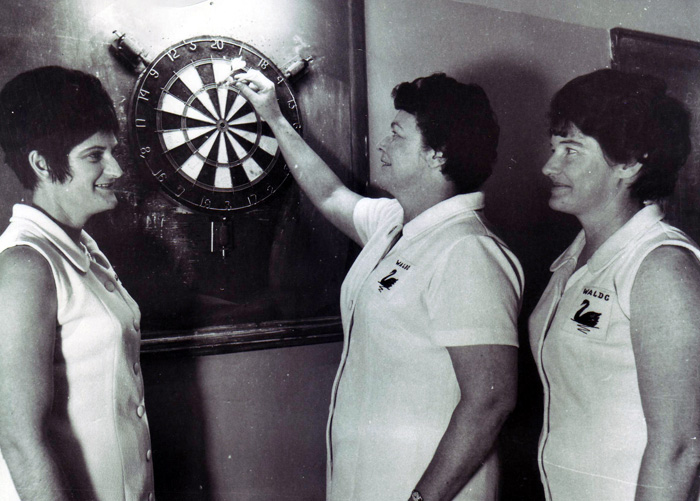
//> input picture compV/CW1/Sub3/dart15.jpg, 700 x 501 px
$ ./houghline   (built with g++ and OpenCV 4)
//> lines starting //> are read from the running program, lines starting //| are printed output that depends on the picture; after the words box and inside, x2 and y2 are one past the last pixel; in counts of white or black regions, pixels touching at a corner belong together
//> further down, input is the input picture: 501 rows x 700 cols, CV_8UC3; mean B, G, R 110.7, 107, 108.2
#include <stdio.h>
#include "opencv2/objdetect/objdetect.hpp"
#include "opencv2/opencv.hpp"
#include "opencv2/core/core.hpp"
#include "opencv2/highgui/highgui.hpp"
#include "opencv2/imgproc/imgproc.hpp"
#include <iostream>
#include <stdio.h>
using namespace cv;

String cascade_name = "cascade.xml";
CascadeClassifier cascade;

Mat sobel (Mat input) {

  Mat dx(input.rows, input.cols, CV_32FC1, Scalar(0));
  Mat dy(input.rows, input.cols, CV_32FC1, Scalar(0));
  Mat magnitude(input.rows, input.cols, CV_32FC1, Scalar(0));
  Mat direction(input.rows, input.cols, CV_32FC1, Scalar(0));

  Mat kernelx = (Mat_<int>(3,3) << -1,0,1,-2,0,2,-1,0,1);
  Mat kernely = kernelx.t();

  for (int x = 1; x < input.rows - 1; x++) {
    for (int y = 1; y < input.cols - 1; y++) {

      float pixelx = 0;
      float pixely = 0;

      for (int i = -1; i < 2; i++) {
        for (int j = -1; j < 2; j++) {

          pixelx += input.at<uchar>(x+i, y+j) * kernelx.at<int>(i+1, j+1);
          pixely += input.at<uchar>(x+i, y+j) * kernely.at<int>(i+1, j+1);

        }
      }

      dx.at<float>(x,y) = pixelx;
      dy.at<float>(x,y) = pixely;
      magnitude.at<float>(x, y) = sqrt((pixelx * pixelx) + (pixely * pixely));
      direction.at<float>(x, y) = atan2(pixely,pixelx);
    }
  }
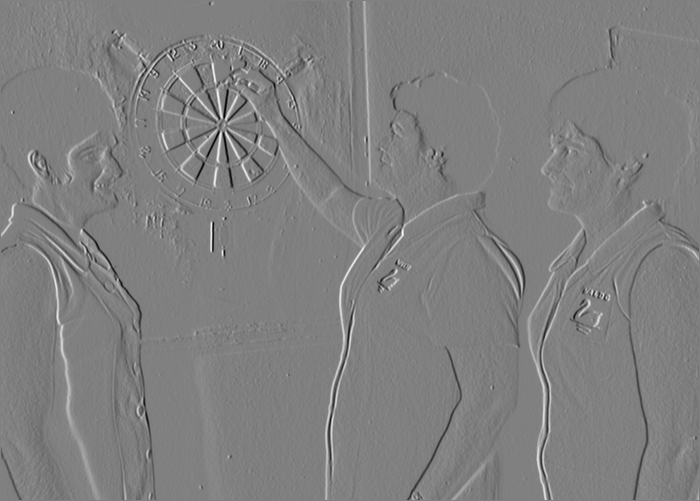
//> dx: 501 rows x 700 cols, CV_32FC1; min -838, max 828, mean -0.6; drawn with min black and max white
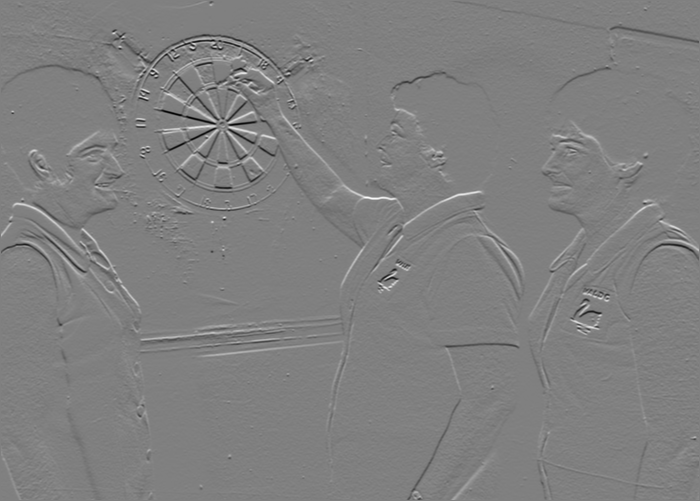
//> dy: 501 rows x 700 cols, CV_32FC1; min -909, max 899, mean -0.9; drawn with min black and max white
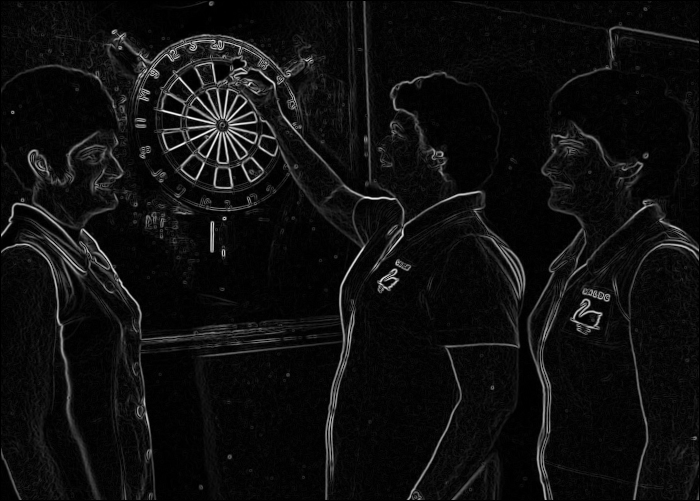
//> magnitude: 501 rows x 700 cols, CV_32FC1; min 0, max 930.5, mean 55.1; drawn with min black and max white
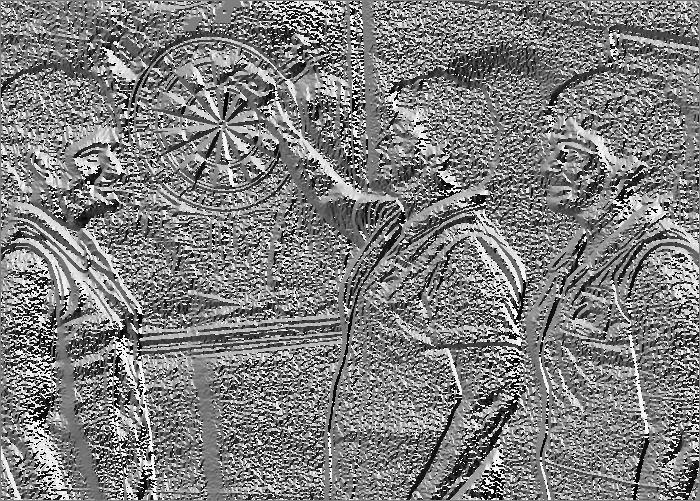
//> direction: 501 rows x 700 cols, CV_32FC1; min -3.14, max 3.14, mean -0.0129; drawn with min black and max white

  normalize(dx, dx, 0, 255, NORM_MINMAX);
  normalize(dy, dy, 0, 255, NORM_MINMAX);
  normalize(magnitude, magnitude, 0, 255, NORM_MINMAX);

  imwrite("dx.jpg", dx);
  imwrite("dy.jpg", dy);
  imwrite("magnitude.jpg", magnitude);

  return direction;
}

void threshold(Mat input, int val) {
//> called with val = 30

  Mat output(input.rows, input.cols, CV_8UC1, Scalar(0));

  for (int i = 0; i < input.rows; i++) {
    for (int j = 0; j < input.cols; j++) {

      if (input.at<uchar>(i, j) > val) {
        output.at<uchar>(i, j) = 255;
      }
      else {
        output.at<uchar>(i, j) = 0;
      }
    }
  }
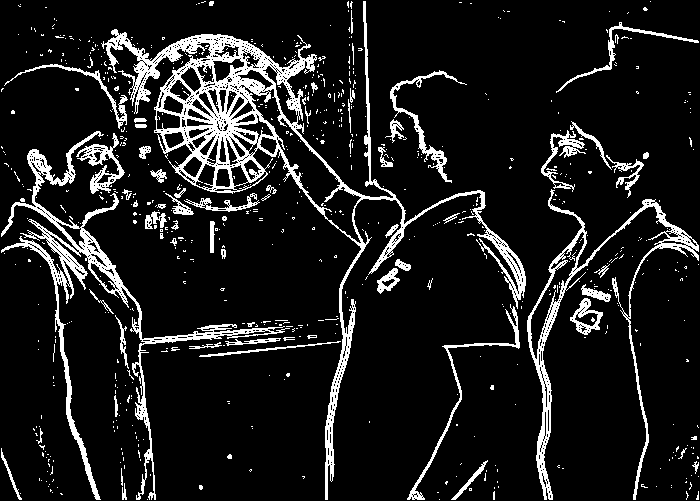
//> output: 501 rows x 700 cols, CV_8UC1; 11.1% white; 696 white regions (629 under 20 px), largest, box (x1, y1, x2, y2) and area: (101, 1, 526, 500) 15611, (1, 131, 290, 500) 7022, (527, 189, 699, 500) 4405
  imwrite("threshold.jpg", output);
}

// [57 lines left out: functions malloc2dArray, houghline, not called in this run]

int ***malloc3dArray(int dim1, int dim2, int dim3) {
//> called with dim1 = 501, dim2 = 700, dim3 = 90
  int i, j, k;
  int ***array = (int ***) malloc(dim1 * sizeof(int **));
  for (i = 0; i < dim1; i++) {
    array[i] = (int **) malloc(dim2 * sizeof(int *));
	  for (j = 0; j < dim2; j++) {
  	   array[i][j] = (int *) malloc(dim3 * sizeof(int));
	  }
  }
  return array;
}

vector<Rect> hough(Mat threshold, Mat direction, int radius) {
  Mat output(threshold.rows, threshold.cols, CV_32FC1, Scalar(0));
  int ***accumulator = malloc3dArray(threshold.rows,threshold.cols,radius);
  for (int i = 0; i < threshold.rows; i++) {
    for (int j = 0; j < threshold.cols; j++) {
      for (int r = 0; r < radius; r++) {
        accumulator[i][j][r] = 0;
      }
    }
  }

  for (int x = 0; x < threshold.rows; x++) {
    for (int y = 0; y < threshold.cols; y++) {
      if (threshold.at<uchar>(x, y) == 255) {
        for (int r = 5; r <= radius; r++) {

          int xo = x + r * sin(direction.at<float>(x, y));
          int yo = y + r * cos(direction.at<float>(x, y));

          if (xo >= 0 && yo >= 0 && xo < threshold.rows && yo < threshold.cols) {
            output.at<float>(xo, yo) += 1;
            accumulator[xo][yo][r] += 1;
          }

          int xon = x - r * sin(direction.at<float>(x, y));
          int yon = y - r * cos(direction.at<float>(x, y));

          if (xon >= 0 && yon >= 0 && xon < threshold.rows && yon < threshold.cols) {
            output.at<float>(xon, yon) += 1;
            accumulator[xon][yon][r] += 1;
          }
        }
      }
    }
  }
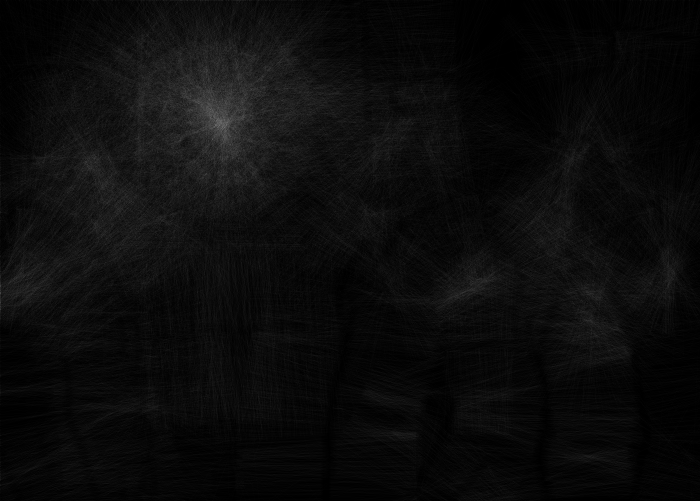
//> output: 501 rows x 700 cols, CV_32FC1; min 0, max 110, mean 11.5

  normalize(output, output, 0, 255, NORM_MINMAX);
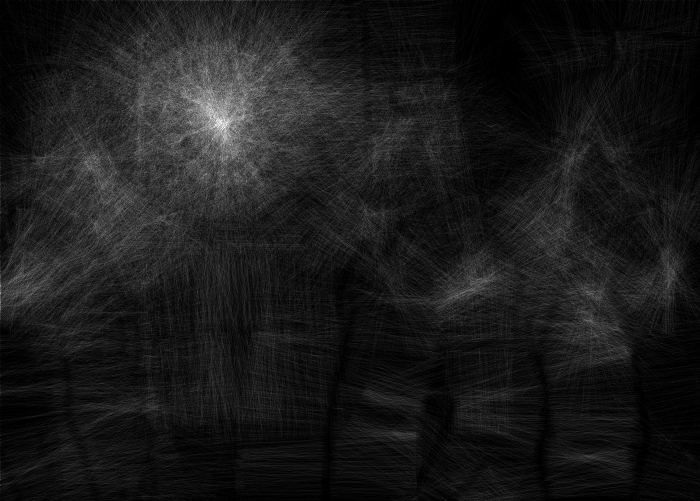
//> output: 501 rows x 700 cols, CV_32FC1; min 0, max 255, mean 26.7
  std::vector<Rect> img;
  int xdivisions = output.rows/2;
//> xdivisions = 250
  int ydivisions = output.cols/3;
//> ydivisions = 233
  for (int x = 0; x < 2; x++) {
    for (int y = 0; y < 3; y++) {
      int found = 0;
      int completed = 0;
      while (found == 0 && completed == 0) {
        for (int i = x * xdivisions; (i < (x + 1) * xdivisions) && (i < output.rows); i++) {
          for (int j = y * ydivisions; (j < (y + 1) * ydivisions) && (j < output.cols); j++) {
            if (output.at<float>(i, j) >= 200) {
              int maxRadius = 0;
              int temp = 0;
              for (int r = 0; r < radius; r++) {
                if (accumulator[i][j][r] > temp) {
                  temp = accumulator[i][j][r];
                  maxRadius = r;
                }
              }
              // circle(output, Point(j, i), maxRadius, Scalar(0, 0, 255), 2);
              img.push_back(Rect((j-maxRadius) % output.cols, (i-maxRadius) % output.rows, 2*maxRadius % output.cols, 2*maxRadius % output.rows));
              found = 1;            // circle(output, Point(j, i), maxRadius, Scalar(0, 0, 255), 2);

              break;
            }
            if (found == 1) break;
          }
        }
        completed = 1;
      }
    }
  }
//> after the loop, img = 1 Rect (x, y, width, height): [162, 59, 98, 98]
//> (the run ends here: the program stops with an error, at `return img;`)

$ run again, with compV/CW1/Sub3/dart0.jpg copied over compV/CW1/Sub3/dart15.jpg
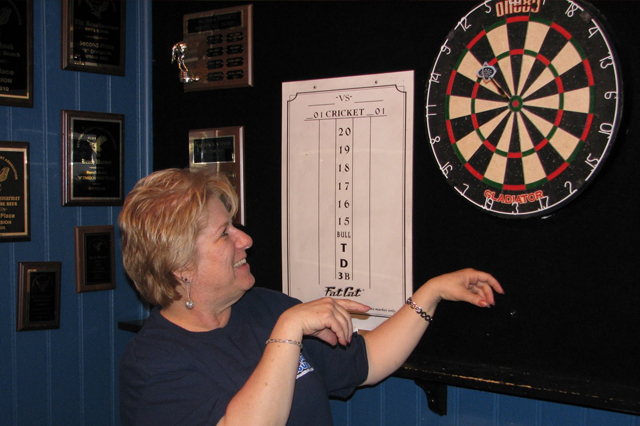
//> input picture compV/CW1/Sub3/dart0.jpg, 640 x 426 px
//> input is the input picture: 426 rows x 640 cols, CV_8UC3; mean B, G, R 55.7, 56.9, 65.9
//> after the loop in hough, `for (int x = 0; x < 2; x++)`: img = 1 Rect (x, y, width, height): [436, -13, 178, 178]
//> in houghline, `cv::threshold(output, output, 60, 255, THRESH_BINARY);`:
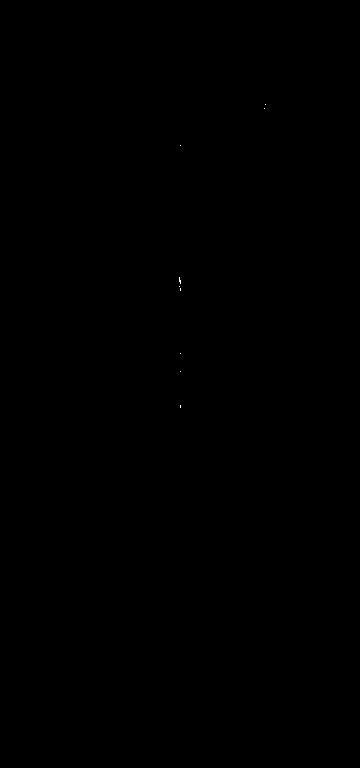
//> output: 768 rows x 360 cols, CV_32FC1; 0.01% white in thin lines or dots, all inside (x1, y1, x2, y2) = (179, 104, 266, 408)
//> after the loop in drawhoughlines, `for(int i =0;i<output.rows;i++)`: img = 1 Rect (x, y, width, height): [191, -22, 200, 200]; found = 1
//> linesdetected = 1 Rect (x, y, width, height): [191, -22, 200, 200]
//> dartboards = 10 Rects (x, y, width, height), first 8: [507, 251, 55, 55], [578, 250, 54, 54], [58, 14, 57, 57], [348, 83, 57, 57], [292, 86, 63, 63], [520, 256, 60, 60], [506, 292, 57, 57], [566, 321, 60, 60]
//> the loop in detectAndDisplay, `for (int i = 0; i < imgDetected.size(); i++)` made 1 pass
//> after the loop in detectAndDisplay, `for (int i = 0; i < imgDetected.size(); i++)`: accurateViola = 1 Rect (x, y, width, height): [454, 5, 142, 142]
//> the loop in detectAndDisplay, `for( int i = 0; i < accurateViola.size(); i++ )` made 1 pass
//| 1
//> after the loop in detectAndDisplay, `for( int i = 0; i < img15.size();i++)`:
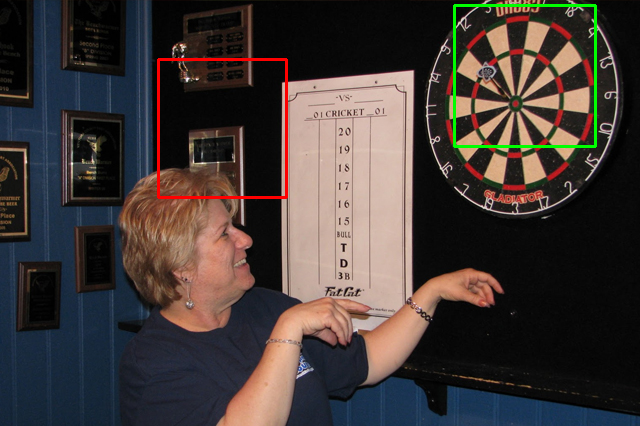
//> input: 426 rows x 640 cols, CV_8UC3; mean B, G, R 55.1, 57.7, 66.4
//> the loop in detectAndDisplay, `for (int i = 0; i < accurateViola.size(); i++)` made 1 pass
//> after the loop in detectAndDisplay, `for (int i = 0; i < accurateViola.size(); i++)`: truePositives = 0; falsePositives = 1
//> recall = 0
//> f1score = nan
//| Tpr: 0.000000
//| F1 score is: -nan
//| True positives: 0.000000
//| False positives: 1.000000
//| False negatives: 1.000000
